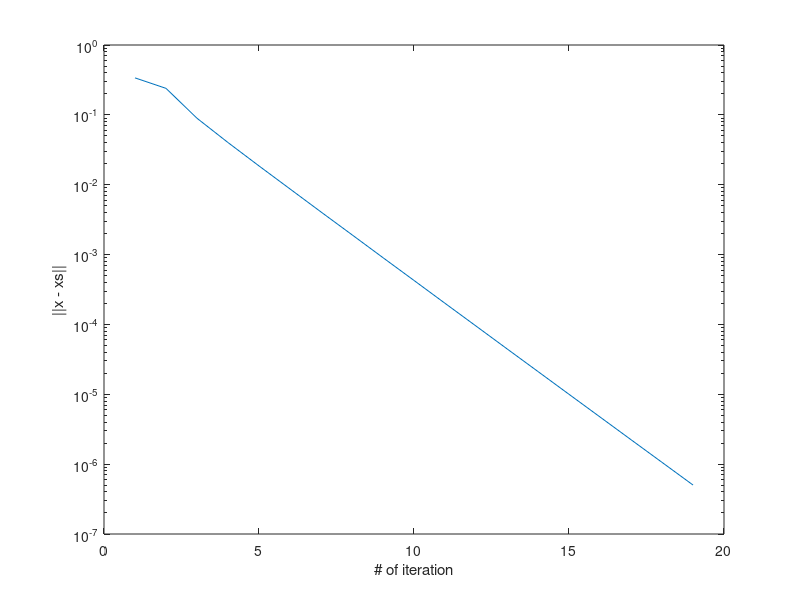

Recreate this plot in MATLAB.
res = [ 
3.383631e-01 
2.395324e-01 
8.942020e-02 
4.014912e-02 
1.857445e-02 
8.700366e-03 
4.074024e-03 
1.920805e-03 
9.025777e-04 
4.262578e-04 
2.007142e-04 
9.487200e-05 
4.474784e-05 
2.116760e-05 
9.998864e-06 
4.733909e-06 
2.239225e-06 
1.061142e-06 
5.026015e-07 
] 
semilogy(1:length(res),res); 
xlabel('# of iteration'); ylabel('||x - xs||');
